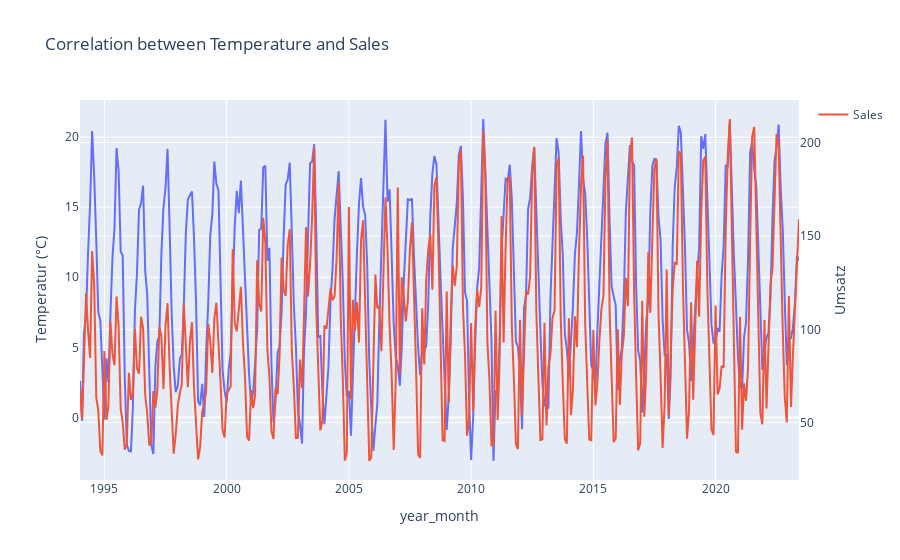

Notebook cell for this chart:
### Markdown cell above
#### Comparision of Temperature and Sales over the years

### Code cell
# Visualization Correlation between Temperature and Sales
sales_camping_wea_vis = sales_camping_wea.copy()
sales_camping_wea_vis['year_month'] = sales_camping_wea_vis['year_month'].astype(str)

fig = px.line(sales_camping_wea_vis, x='year_month', y='TMK', title='Correlation between Temperature and Sales')
fig.add_scatter(x=sales_camping_wea_vis['year_month'], y=sales_camping_wea_vis['Umsatz'], mode='lines', yaxis='y2', name='Sales')

fig.update_layout(yaxis=dict(title='Temperatur (°C)'), yaxis2=dict(title='Umsatz', overlaying='y', side='right'))

fig.show()

### Figure 1 — Plotly figure (JSON) as saved in the notebook; plotly's stock layout.template omitted (floating-point values rounded to 4 significant figures; data arrays with more than 128 entries replaced by an {"elided": "..."} marker saying what was removed)
{"data": [{"hovertemplate": "year_month=%{x}<br>TMK=%{y}<extra></extra>", "legendgroup": "", "line": {"color": "#636efa", "dash": "solid"}, "marker": {"symbol": "circle"}, "mode": "lines", "name": "", "orientation": "v", "showlegend": false, "type": "scatter", "x": {"elided": "354 str values"}, "xaxis": "x", "y": {"elided": "354 float values"}, "yaxis": "y"}, {"mode": "lines", "name": "Sales", "type": "scatter", "x": {"elided": "354 str values"}, "y": {"elided": "354 float values"}, "yaxis": "y2"}], "layout": {"legend": {"tracegroupgap": 0}, "title": {"text": "Correlation between Temperature and Sales"}, "xaxis": {"anchor": "y", "domain": [0, 1], "title": {"text": "year_month"}}, "yaxis": {"anchor": "x", "domain": [0, 1], "title": {"text": "Temperatur (°C)"}}, "yaxis2": {"overlaying": "y", "side": "right", "title": {"text": "Umsatz"}}}}
